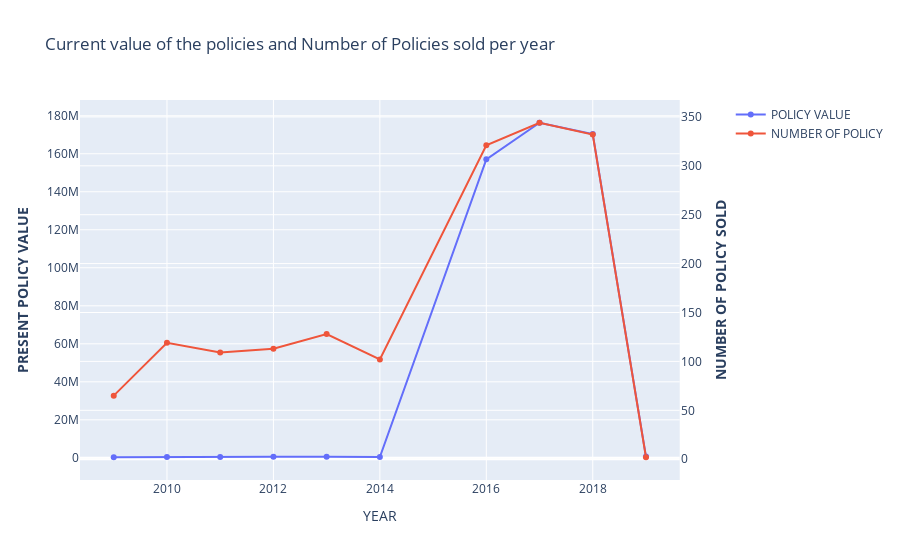

The cell this chart's notebook holds for it:
### Code cell
from plotly.subplots import make_subplots

# Create figure with secondary y-axis
fig = make_subplots(specs=[[{"secondary_y": True}]])

# Add traces
fig.add_trace(
    go.Scatter(x=time1['year'], y=time1['Policy Value'], name="POLICY VALUE"),
    secondary_y=False,
)

fig.add_trace(
    go.Scatter(x=time1['year'], y=time1['Policy Number'], name="NUMBER OF POLICY"),
    secondary_y=True,
)

# Add figure title
fig.update_layout(
    title_text="Current value of the policies and Number of Policies sold per year"
)

# Set x-axis title
fig.update_xaxes(title_text="YEAR")

# Set y-axes titles
fig.update_yaxes(title_text="<b>PRESENT POLICY VALUE", secondary_y=False)
fig.update_yaxes(title_text="<b>NUMBER OF POLICY SOLD", secondary_y=True)

fig.show()

### Figure 1 — Plotly figure (JSON) as saved in the notebook; plotly's stock layout.template omitted (floating-point values rounded to 4 significant figures)
{"data": [{"name": "POLICY VALUE", "type": "scatter", "x": [2009, 2010, 2011, 2012, 2013, 2014, 2016, 2017, 2018, 2019], "xaxis": "x", "y": [284010, 475086, 455122, 541051, 532566, 430187, 157065199, 176332092, 170407125, 655579], "yaxis": "y"}, {"name": "NUMBER OF POLICY", "type": "scatter", "x": [2009, 2010, 2011, 2012, 2013, 2014, 2016, 2017, 2018, 2019], "xaxis": "x", "y": [65, 119, 109, 113, 128, 102, 321, 344, 332, 2], "yaxis": "y2"}], "layout": {"title": {"text": "Current value of the policies and Number of Policies sold per year"}, "xaxis": {"anchor": "y", "domain": [0, 0.94], "title": {"text": "YEAR"}}, "yaxis": {"anchor": "x", "domain": [0, 1], "title": {"text": "<b>PRESENT POLICY VALUE"}}, "yaxis2": {"anchor": "x", "overlaying": "y", "side": "right", "title": {"text": "<b>NUMBER OF POLICY SOLD"}}}}
